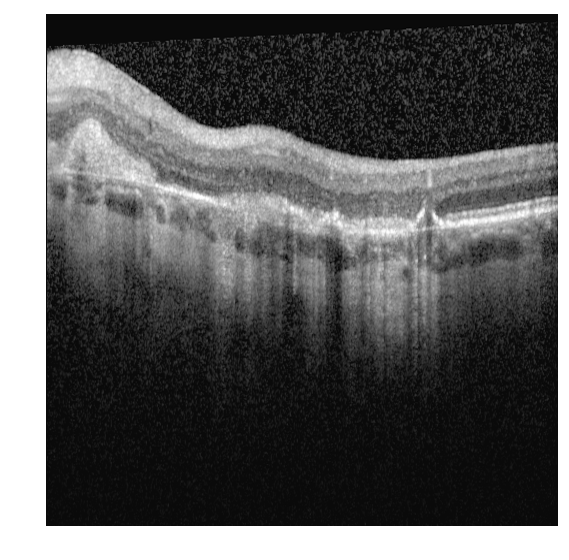
#> input picture Train-Data/NoSRF/input_0_1.png, 569 x 560 px; its folder holds only this picture in this run
$ python detection.py
#> lines starting #> are read from the running program, lines starting #| are printed output that depends on the picture
#> further down, img is the input picture: shape (560, 569, 4) float32; mean R, G, B, A 0.371, 0.371, 0.371, 1
### utils/image_preprocessing.py
import numpy as np
from skimage import color, restoration


def rm_white_frame(img):
    """Crops the image to remove outer white fram

    Args:
        img (RGB Image):

    Returns:
        RGB Image: cropped image
    """
    # create a negative (to invert the white frame into black, to fill with 0)
    img = 1 - img
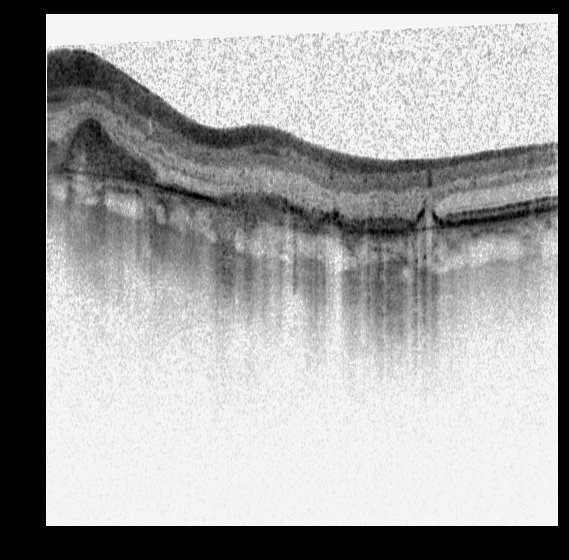
#> img: shape (560, 569, 3) float32; min 0, max 1, mean 0.63

    h, w, d = img.shape
#> h = 560; w = 569; d = 3
    #left limit
    for i in range(w):
        if np.sum(img[:, i, :]) > 0:
            break
    #right limit
    for j in range(w - 1, 0, -1):
        if np.sum(img[:, j, :]) > 0:
            break

    #top limit
    for k in range(h):
        if np.sum(img[k, :, :]) > 0:
            break
    #bottom limit
    for l in range(h - 1, 0, -1):
        if np.sum(img[l, :, :]) > 0:
            break

    cropped = img[k:l + 1, i:j + 1, :].copy()
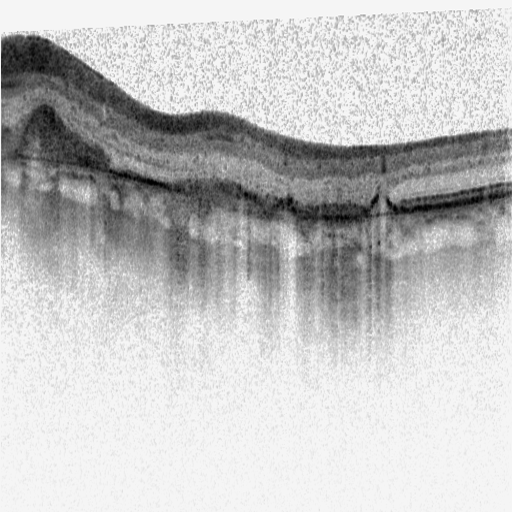
#> cropped: shape (512, 512, 3) float32; min 0, max 1, mean 0.765
    #back to normal
    cropped = 1 - cropped
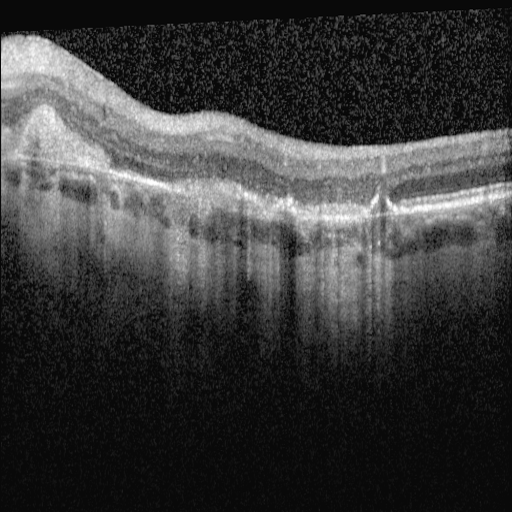
#> cropped: shape (512, 512, 3) float32; min 0, max 1, mean 0.235

    return cropped


def preprocess(img):
    """Applies preprocessing steps to images

    Converts to grayscale, removes white frame, and applies nl means denoising

    Args:
        img (RGBA img):

    Returns:
        Gray Image: processed gray image
    """
    img = color.rgba2rgb(img)
    img = rm_white_frame(img)
    img = color.rgb2gray(img)
#> img: shape (512, 512) float32
    img = restoration.denoise_nl_means(img)
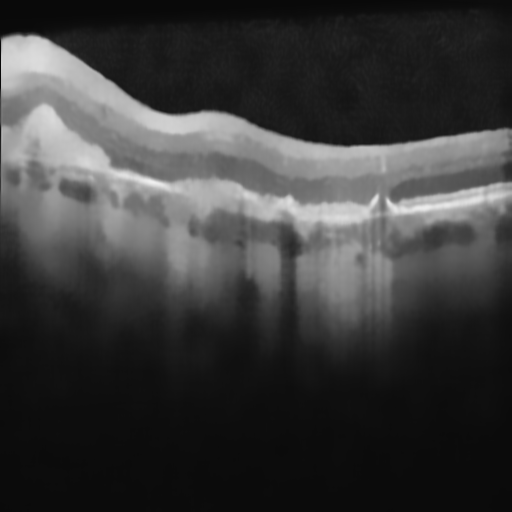
#> img: shape (512, 512) float32; min 0.0384, max 0.943, mean 0.234
    return img

### utils/get_file_paths.py
from pathlib import Path


def get_healthy_data():
    train_data_path = Path('Train-Data')
    healthy_path = train_data_path / 'NoSRF'
    # healthy_images = [file for file in healthy_path.iterdir()]
    healthy_images = list(healthy_path.glob('*.png'))
    return healthy_images


def get_srf_data():
    train_data_path = Path('Train-Data')
    srf_path = train_data_path / 'SRF'
    # srf_images = [file for file in srf_path.iterdir()]
    srf_images = list(srf_path.glob('*.png'))
    return srf_images


def get_all_train_data():
    return get_healthy_data(), get_srf_data()


# [7 lines that do not run on import are left out]

### utils/detection.py
import matplotlib.pyplot as plt
import numpy as np
from tqdm import tqdm

import get_file_paths, image_preprocessing, find_blobs

if __name__ == '__main__':
    healthy, srf = get_file_paths.get_all_train_data()

    no_srf_detected = 0
    for img_path in tqdm(healthy):
        img = plt.imread(img_path)
        img = image_preprocessing.preprocess(img)
#> (the run stopped early here; a loop or call above may not have finished)

$ run again, on Train-Data/SRF/input_1492_1.png
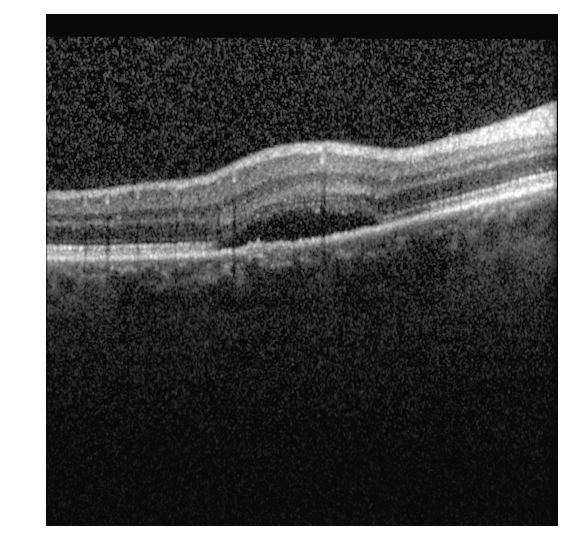
#> input picture Train-Data/SRF/input_1492_1.png, 569 x 560 px
#> img is the input picture: shape (560, 569, 4) float32; mean R, G, B, A 0.325, 0.325, 0.325, 1
#> in rm_white_frame, `cropped = img[k:l + 1, i:j + 1, :].copy()`:
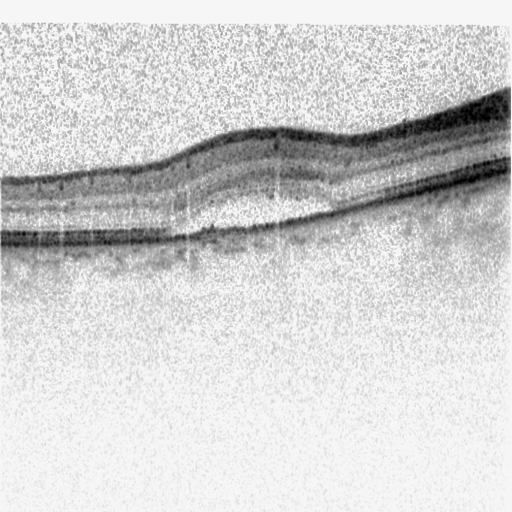
#> cropped: shape (512, 512, 3) float32; min 0, max 1, mean 0.821
#> in preprocess, `img = restoration.denoise_nl_means(img)`:
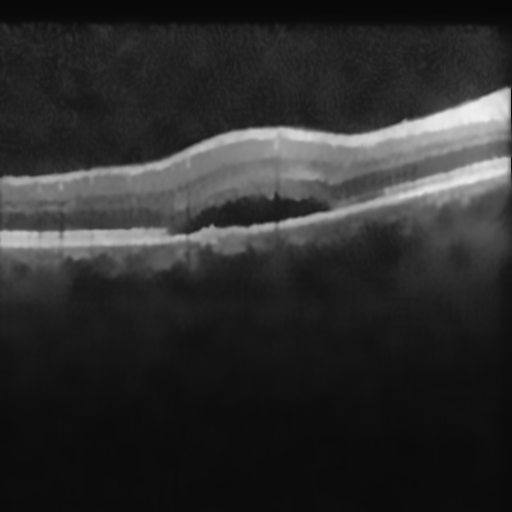
#> img: shape (512, 512) float32; min 0.0351, max 0.934, mean 0.178

$ run again, on Train-Data/NoSRF/input_10_1.png
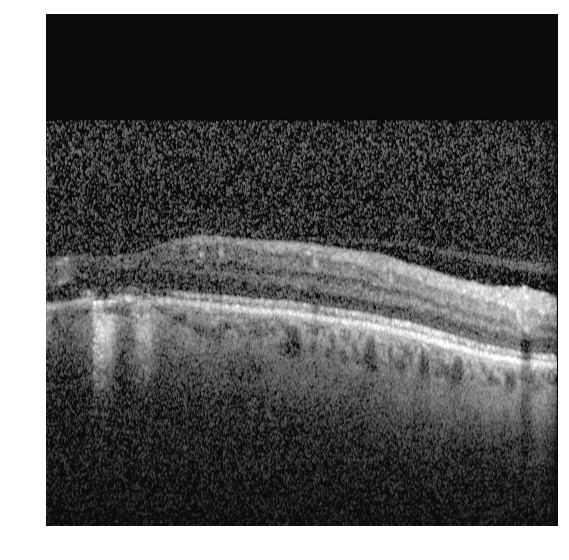
#> input picture Train-Data/NoSRF/input_10_1.png, 569 x 560 px
#> img is the input picture: shape (560, 569, 4) float32; mean R, G, B, A 0.364, 0.364, 0.364, 1
#> in rm_white_frame, `cropped = img[k:l + 1, i:j + 1, :].copy()`:
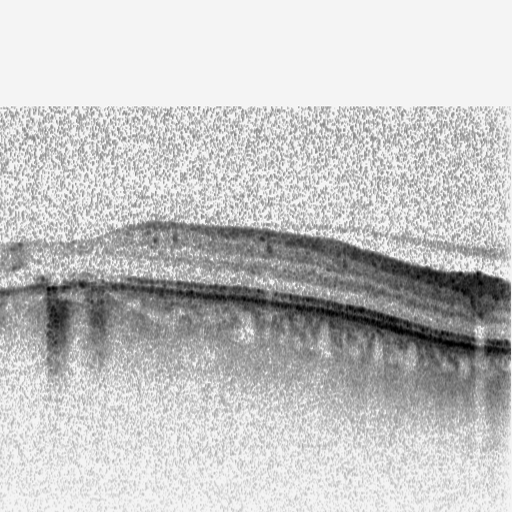
#> cropped: shape (512, 512, 3) float32; min 0, max 1, mean 0.773
#> in preprocess, `img = restoration.denoise_nl_means(img)`:
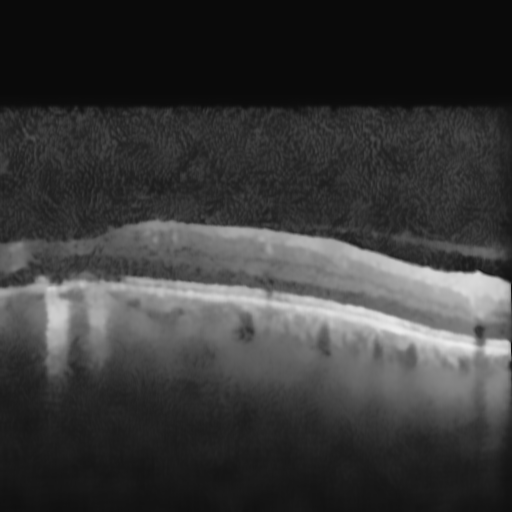
#> img: shape (512, 512) float32; min 0.0428, max 0.924, mean 0.227

$ run again, on Train-Data/NoSRF/input_12_1.png
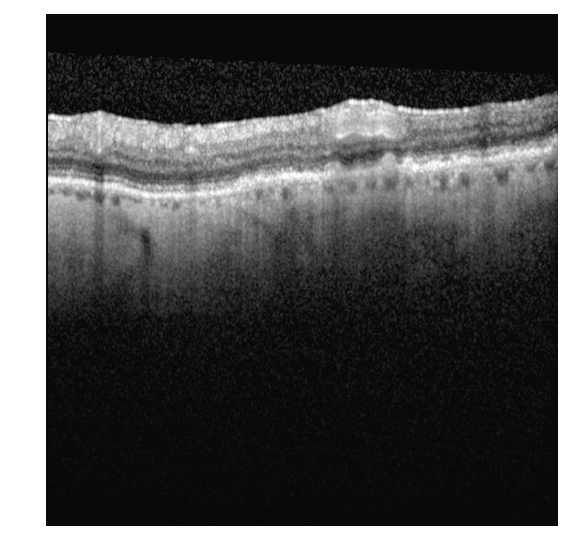
#> input picture Train-Data/NoSRF/input_12_1.png, 569 x 560 px
#> img is the input picture: shape (560, 569, 4) float32; mean R, G, B, A 0.337, 0.337, 0.337, 1
#> in rm_white_frame, `img = 1 - img`:
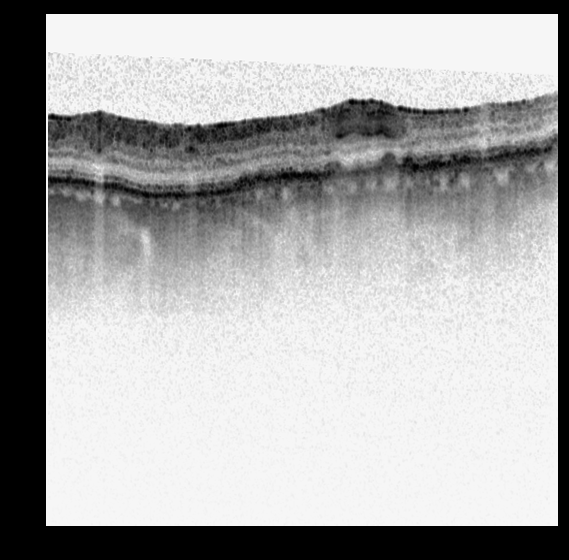
#> img: shape (560, 569, 3) float32; min 0, max 1, mean 0.664
#> in rm_white_frame, `cropped = 1 - cropped`:
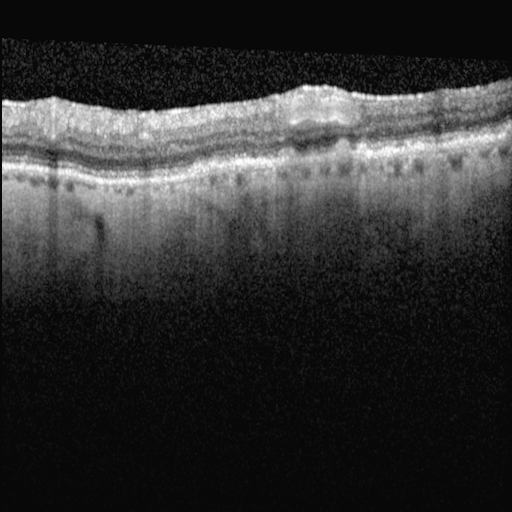
#> cropped: shape (512, 512, 3) float32; min 0, max 1, mean 0.193
